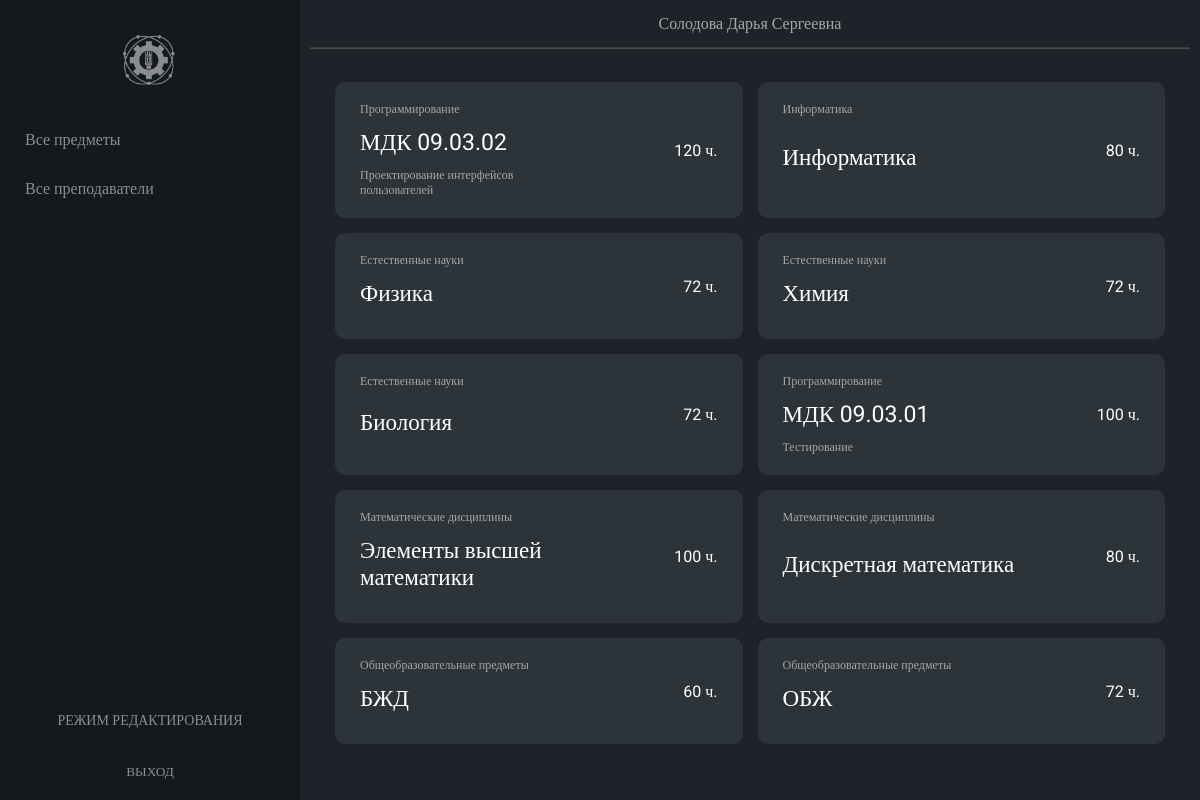
The page /pages/lk/allsubjects.php (signed in) on the database as committed earlier.
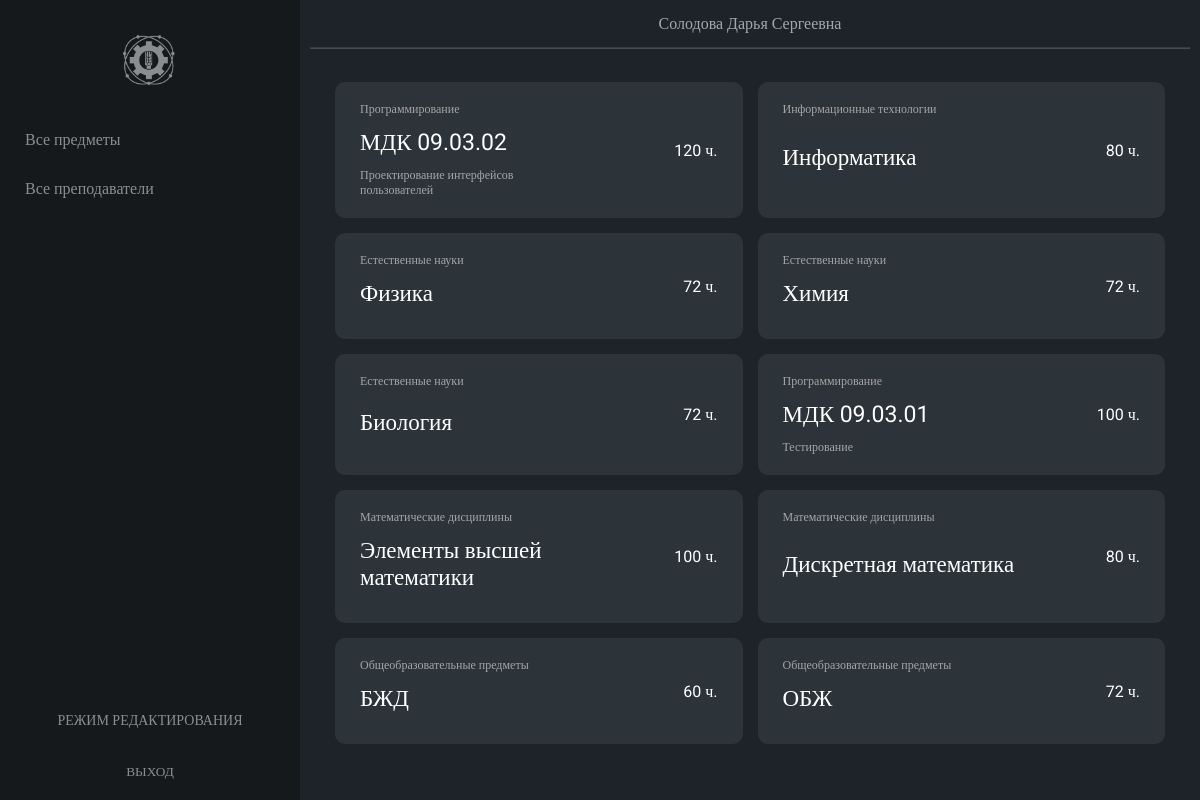
The same page on the database as committed later.
### tables this page shows
CREATE TABLE `subjects` (
  `id_subject` int(11) NOT NULL,
  `id_profile` int(11) NOT NULL,
  `subject_name` varchar(255) NOT NULL,
  `subject_desc` varchar(255) DEFAULT NULL,
  `subject_hours` int(11) NOT NULL
);

CREATE TABLE `profiles` (
  `id_profile` int(11) NOT NULL,
  `profile_name` varchar(255) NOT NULL
);

### pages/lk/allsubjects.php (the view, shortened to what this page needs)
<?php
    require_once './../../php/connection.php';
    $result = mysqli_query($link,
    "SELECT
    `subjects`.`id_subject`,
    `subjects`.`subject_name`,
    `subjects`.`subject_desc`,
    `subjects`.`subject_hours`,
    `profiles`.`profile_name`
        FROM
        `subjects`,
        `profiles`
    WHERE `subjects`.`id_profile` = `profiles`.`id_profile`;");
    $subjects = mysqli_fetch_all($result);
?>
<!DOCTYPE html>
<html lang='ru'>
<head>
    <link rel='stylesheet' href='./../../styles/style.css'>
</head>
<body>
    <?php include './includes/nav.php'; ?>
    <main>
        <?php include './includes/header.php'; ?>
        <section class="all-subjects">
            <?
                foreach ($subjects as $value)
                {
                    ?>
                    <div class="subject-wrapper" data-subjectId="<?=$value[0]?>">
                        <div>
                            <p class="subject-profile"><?=$value[4]?></p>
                            <p class="subject-name"><?=$value[1]?></p>
                            <p class="subject-desc"><?=$value[2]?></p>
                        </div>
                        <p class="subject-hours"><?=$value[3]?> ч.</p>
                    </div>
                    <?
                }
            ?>
        </section>
    </main>
</body>
</html>

### pages/lk/includes/nav.php
<aside class="menu">
    <a href="./" style="display: flex" class="logo-wrapper">
        <img src="./../../img/log_blog.png" alt="logo" class="header-logo">
    </a>
    <nav>
        <a href="./allsubjects.php">Все предметы</a>
        <a href="./allteachers.php">Все преподаватели</a>
    </nav>
    <?php
        if (isset($_COOKIE['id_admin']))
        {
            echo "<a    style='text-align: center; padding-right: 25px; font-size: 14px; text-transform: uppercase'
                        href='./../admin/index.php'>Режим редактирования</a>";
        }
        if (isset($_COOKIE['id_user']) || isset($_COOKIE['id_admin'])) {
            ?>
            <form action="./../../../php/logout.php" method="GET">
                <input type="submit" class="logout" value="ВЫХОД">
            </form>
            <?php
        }
    ?>
</aside>

### pages/lk/includes/header.php
<header>
    <div class="container">
        <div class="center">
            <p>
                <a href='./index.php'> <?
                if(isset($_COOKIE['id_user'])) {
                    echo $_COOKIE['id_user'];
                }
                else if(isset($_COOKIE['id_admin'])){
                    echo $_COOKIE['id_admin'];
                };
                ?> </a>
            </p>
        </div>
    </div>
    <hr>
</header>

### styles/style.css (style rules this page uses)
*, *::after, *::before { box-sizing: border-box; margin: 0; padding: 0; }
a { text-decoration: none; color: #000000; }
input { border: none; outline: none; }
html, body { width: 100%; }
html { height: 100%; }
body, input, a, textarea { font-family: "Roboto", serif; }
body { min-height: 100%; color: #FFFFFF; background-color: #1d2329; display: flex; flex-flow: row nowrap; }
.container { width: 100%; max-width: 1440px; margin: 0 auto; }
main { display: flex; flex-flow: column nowrap; flex-grow: 1; }
main section { padding: 35px; }
aside { min-height: -webkit-min-content; min-height: min-content; max-height: 100vh; position: sticky; top: 0; left: 0; display: flex; flex-flow: column nowrap; min-width: 300px; max-width: 300px; align-self: stretch; background-color: #16191c; overflow-x: hidden; }
aside img { opacity: 0.5; margin: 10px auto; margin-top: 35px; height: 50px; transition: 0.3s opacity; }
aside nav { flex-grow: 1; padding-top: 20px; display: flex; flex-flow: column nowrap; margin-bottom: 150px; }
aside .logo-wrapper { width: -webkit-fit-content; width: fit-content; margin: 0 auto; }
aside a:not(.logo-wrapper) { color: #FFFFFF; padding: 15px 25px; padding-right: 50px; opacity: 0.5; transition: 0.5s background, 0.3s opacity; }
aside form input { color: #FFFFFF; padding: 20px 25px; opacity: 0.5; cursor: pointer; width: 100%; transition: 0.5s background, 0.3s opacity; background-color: transparent; }
header .container { height: 100%; min-height: 45px; display: flex; justify-content: center; align-items: center; }
header .container p { height: 100%; width: 100%; }
header .container p a { display: flex; justify-content: center; align-items: center; height: 100%; opacity: 0.6; width: 100%; color: #FFFFFF; transition: 0.6s opacity; }
header hr { margin: 0 10px; opacity: 0.2; height: 1px; }
section { padding: 25px; width: 100%; }
section.all-subjects, section.all-groups { display: grid; grid-template-columns: 1fr 1fr 1fr 1fr; grid-gap: 15px; }
div.subject-wrapper, a.groups-wrapper { border-radius: 10px; display: flex; flex-flow: row nowrap; justify-content: space-between; align-items: center; padding: 20px 25px; background-color: #2c343a; min-width: 300px; }
div.subject-wrapper div, a.groups-wrapper div { display: flex; flex-flow: column nowrap; justify-content: space-between; align-items: flex-start; height: 100%; }
div.subject-wrapper div p, a.groups-wrapper div p { margin-bottom: 12px; }
div.subject-wrapper div p:last-child, a.groups-wrapper div p:last-child { margin-bottom: unset; }
div.subject-wrapper p.subject-profile, div.subject-wrapper p.subject-desc, div.subject-wrapper p.group-profile, div.subject-wrapper p.group-desc, a.groups-wrapper p.subject-profile, a.groups-wrapper p.subject-desc, a.groups-wrapper p.group-profile, a.groups-wrapper p.group-desc { color: #A5A5A5; font-size: 12px; }
div.subject-wrapper p.subject-desc, div.subject-wrapper p.group-desc, a.groups-wrapper p.subject-desc, a.groups-wrapper p.group-desc { max-width: 200px; }
div.subject-wrapper p.subject-name, div.subject-wrapper p.group-name, a.groups-wrapper p.subject-name, a.groups-wrapper p.group-name { color: #fff; font-size: 23px; max-width: 300px; }
div.subject-wrapper p.subject-hours, div.subject-wrapper p.group-hours, a.groups-wrapper p.subject-hours, a.groups-wrapper p.group-hours { min-width: 50px; text-align: right; }
@media screen and (max-width: 1600px) { section.all-subjects, section.all-groups { display: grid; grid-template-columns: 1fr 1fr 1fr; grid-gap: 15px; } }
@media screen and (max-width: 1400px) { section.all-subjects, section.all-groups { display: grid; grid-template-columns: 1fr 1fr; grid-gap: 15px; } }

Rows that differ between the two databases and show on the page:
changed through a linked row, subjects "Информатика": id_profile.profile_name "Информатика" → "Информационные технологии"
